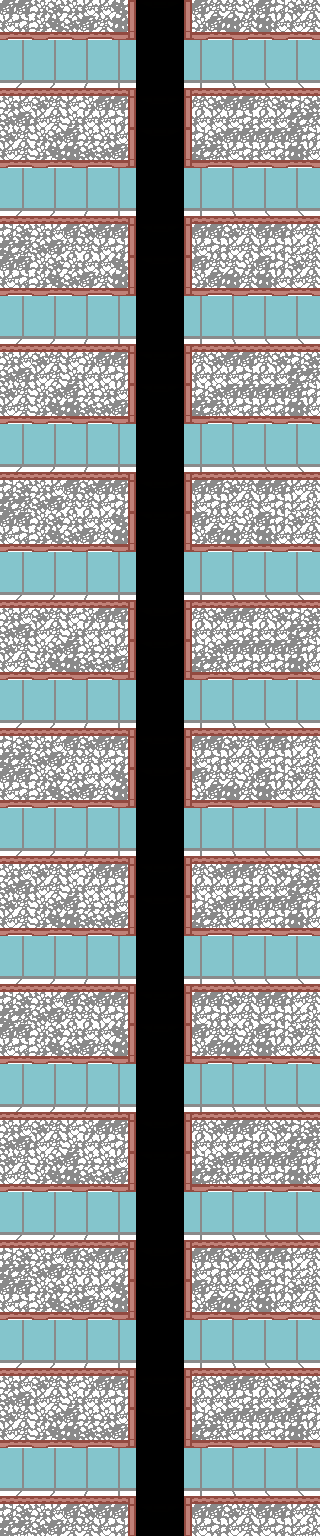

Below is a game level as drawn by its tile map, then a one-line description and the .tmx file that defines it, in full:
An orthogonal 10x48 tile map with 32x32 px tiles, 1 tile layer (Livello tile 1).

<map version="1.2" tiledversion="1.2.0" orientation="orthogonal" renderorder="right-down" width="10" height="48" tilewidth="32" tileheight="32" infinite="0" nextlayerid="2" nextobjectid="1">
 <tileset firstgid="1" source="elevator.tsx" />
 <layer id="1" name="Livello tile 1" width="10" height="48">
  <data encoding="csv">
1,2,3,4,19,20,7,8,9,10,
21,22,23,24,29,30,25,26,27,28,
31,32,33,34,39,40,35,36,37,38,
3,10,13,1,19,20,16,1,16,18,
11,2,14,3,19,20,18,1,1,9,
21,22,23,24,29,30,25,26,27,28,
31,32,33,34,39,40,35,36,37,38,
18,3,15,1,19,20,1,10,1,17,
1,2,3,4,19,20,7,8,9,10,
21,22,23,24,29,30,25,26,27,28,
31,32,33,34,39,40,35,36,37,38,
3,10,13,1,19,20,16,1,16,18,
11,2,14,3,19,20,18,1,1,9,
21,22,23,24,29,30,25,26,27,28,
31,32,33,34,39,40,35,36,37,38,
18,3,15,1,19,20,1,10,1,17,
1,2,3,4,19,20,7,8,9,10,
21,22,23,24,29,30,25,26,27,28,
31,32,33,34,39,40,35,36,37,38,
3,10,13,1,19,20,16,1,16,18,
11,2,14,3,19,20,18,1,1,9,
21,22,23,24,29,30,25,26,27,28,
31,32,33,34,39,40,35,36,37,38,
18,3,15,1,19,20,1,10,1,17,
1,2,3,4,19,20,7,8,9,10,
21,22,23,24,29,30,25,26,27,28,
31,32,33,34,39,40,35,36,37,38,
3,10,13,1,19,20,16,1,16,18,
11,2,14,3,19,20,18,1,1,9,
21,22,23,24,29,30,25,26,27,28,
31,32,33,34,39,40,35,36,37,38,
18,3,15,1,19,20,1,10,1,17,
1,2,3,4,19,20,7,8,9,10,
21,22,23,24,29,30,25,26,27,28,
31,32,33,34,39,40,35,36,37,38,
3,10,13,1,19,20,16,1,16,18,
11,2,14,3,19,20,18,1,1,9,
21,22,23,24,29,30,25,26,27,28,
31,32,33,34,39,40,35,36,37,38,
18,3,15,1,19,20,1,10,1,17,
1,2,3,4,19,20,7,8,9,10,
21,22,23,24,29,30,25,26,27,28,
31,32,33,34,39,40,35,36,37,38,
3,10,13,1,19,20,16,1,16,18,
11,2,14,3,19,20,18,1,1,9,
21,22,23,24,29,30,25,26,27,28,
31,32,33,34,39,40,35,36,37,38,
18,3,15,1,19,20,1,10,1,17
</data>
 </layer>
</map>
